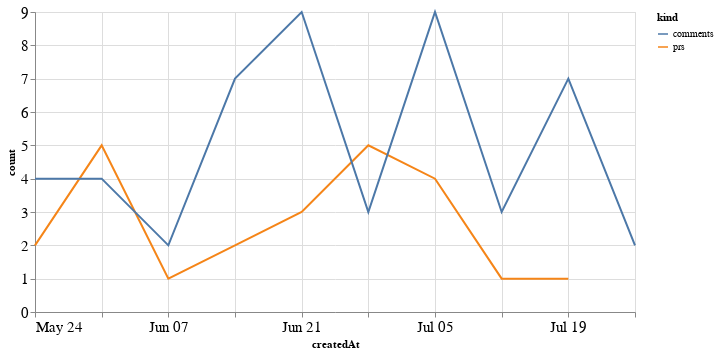

Write notebook code for a chart like this one.
### Code cell
alt.Chart(total_time, width=600).mark_line().encode(
    x='createdAt',
    y='count',
    color='kind'
)

### Figure 1 — Vega-Lite specification as saved in the notebook (floating-point values rounded to 4 significant figures)
{"config": {"axisLeft": {"labelFontSize": 15}, "axisBottom": {"labelFontSize": 15}}, "data": {"name": "data-da40de9787a4938015531b0449a35736"}, "mark": "line", "encoding": {"color": {"type": "nominal", "field": "kind"}, "x": {"type": "temporal", "field": "createdAt"}, "y": {"type": "quantitative", "field": "count"}}, "width": 600, "$schema": "https://vega.github.io/schema/vega-lite/v4.8.1.json", "datasets": {"data-da40de9787a4938015531b0449a35736": [{"createdAt": "2020-05-24T00:00:00", "kind": "prs", "count": 2.0}, {"createdAt": "2020-05-31T00:00:00", "kind": "prs", "count": 5.0}, {"createdAt": "2020-06-07T00:00:00", "kind": "prs", "count": 1.0}, {"createdAt": "2020-06-14T00:00:00", "kind": "prs", "count": 2.0}, {"createdAt": "2020-06-21T00:00:00", "kind": "prs", "count": 3.0}, {"createdAt": "2020-06-28T00:00:00", "kind": "prs", "count": 5.0}, {"createdAt": "2020-07-05T00:00:00", "kind": "prs", "count": 4.0}, {"createdAt": "2020-07-12T00:00:00", "kind": "prs", "count": 1.0}, {"createdAt": "2020-07-19T00:00:00", "kind": "prs", "count": 1.0}, {"createdAt": "2020-07-26T00:00:00", "kind": "prs", "count": null}, {"createdAt": "2020-05-24T00:00:00", "kind": "comments", "count": 4.0}, {"createdAt": "2020-05-31T00:00:00", "kind": "comments", "count": 4.0}, {"createdAt": "2020-06-07T00:00:00", "kind": "comments", "count": 2.0}, {"createdAt": "2020-06-14T00:00:00", "kind": "comments", "count": 7.0}, {"createdAt": "2020-06-21T00:00:00", "kind": "comments", "count": 9.0}, {"createdAt": "2020-06-28T00:00:00", "kind": "comments", "count": 3.0}, {"createdAt": "2020-07-05T00:00:00", "kind": "comments", "count": 9.0}, {"createdAt": "2020-07-12T00:00:00", "kind": "comments", "count": 3.0}, {"createdAt": "2020-07-19T00:00:00", "kind": "comments", "count": 7.0}, {"createdAt": "2020-07-26T00:00:00", "kind": "comments", "count": 2.0}]}}
